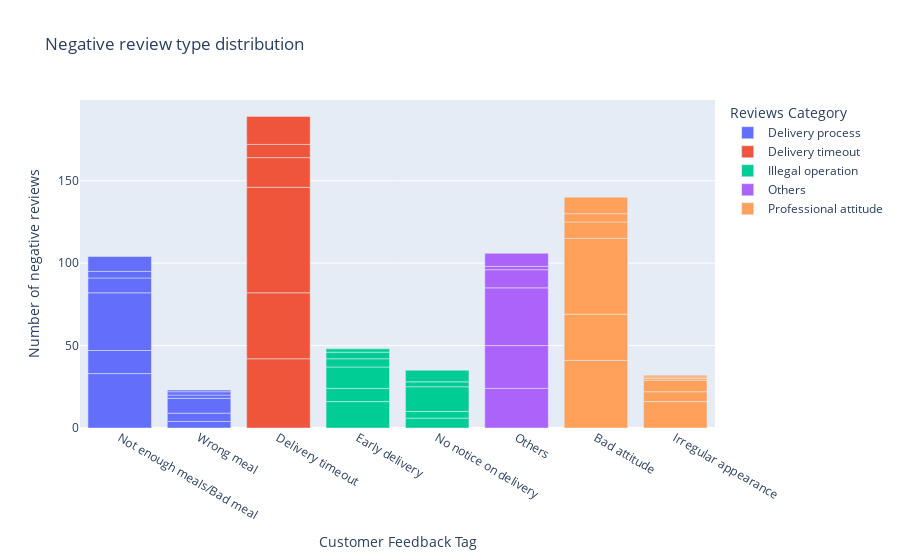

Source (notebook cell):
### Code cell
fig = px.bar(c, x="Customer Feedback Tag", y="Number of negative reviews", color="Reviews Category", title="Negative review type distribution")
fig.show()

### Figure 1 — Plotly figure (JSON) as saved in the notebook; plotly's stock layout.template omitted (floating-point values rounded to 4 significant figures)
{"data": [{"alignmentgroup": "True", "hovertemplate": "Reviews Category=Delivery process<br>Customer Feedback Tag=%{x}<br>Number of negative reviews=%{y}<extra></extra>", "legendgroup": "Delivery process", "marker": {"color": "#636efa"}, "name": "Delivery process", "offsetgroup": "Delivery process", "orientation": "v", "showlegend": true, "textposition": "auto", "type": "bar", "x": ["Not enough meals/Bad meal", "Wrong meal", "Not enough meals/Bad meal", "Wrong meal", "Not enough meals/Bad meal", "Wrong meal", "Not enough meals/Bad meal", "Wrong meal", "Not enough meals/Bad meal", "Wrong meal", "Not enough meals/Bad meal", "Wrong meal"], "xaxis": "x", "y": [33, 4, 14, 5, 35, 9, 9, 2, 4, 2, 9, 1], "yaxis": "y"}, {"alignmentgroup": "True", "hovertemplate": "Reviews Category=Delivery timeout<br>Customer Feedback Tag=%{x}<br>Number of negative reviews=%{y}<extra></extra>", "legendgroup": "Delivery timeout", "marker": {"color": "#EF553B"}, "name": "Delivery timeout", "offsetgroup": "Delivery timeout", "orientation": "v", "showlegend": true, "textposition": "auto", "type": "bar", "x": ["Delivery timeout", "Delivery timeout", "Delivery timeout", "Delivery timeout", "Delivery timeout", "Delivery timeout"], "xaxis": "x", "y": [42, 40, 64, 18, 8, 17], "yaxis": "y"}, {"alignmentgroup": "True", "hovertemplate": "Reviews Category=Illegal operation<br>Customer Feedback Tag=%{x}<br>Number of negative reviews=%{y}<extra></extra>", "legendgroup": "Illegal operation", "marker": {"color": "#00cc96"}, "name": "Illegal operation", "offsetgroup": "Illegal operation", "orientation": "v", "showlegend": true, "textposition": "auto", "type": "bar", "x": ["Early delivery", "No notice on delivery", "Early delivery", "No notice on delivery", "Early delivery", "No notice on delivery", "Early delivery", "No notice on delivery", "Early delivery", "No notice on delivery", "Early delivery"], "xaxis": "x", "y": [16, 6, 8, 4, 13, 15, 5, 3, 4, 7, 2], "yaxis": "y"}, {"alignmentgroup": "True", "hovertemplate": "Reviews Category=Others<br>Customer Feedback Tag=%{x}<br>Number of negative reviews=%{y}<extra></extra>", "legendgroup": "Others", "marker": {"color": "#ab63fa"}, "name": "Others", "offsetgroup": "Others", "orientation": "v", "showlegend": true, "textposition": "auto", "type": "bar", "x": ["Others", "Others", "Others", "Others", "Others", "Others"], "xaxis": "x", "y": [24, 26, 35, 11, 2, 8], "yaxis": "y"}, {"alignmentgroup": "True", "hovertemplate": "Reviews Category=Professional attitude<br>Customer Feedback Tag=%{x}<br>Number of negative reviews=%{y}<extra></extra>", "legendgroup": "Professional attitude", "marker": {"color": "#FFA15A"}, "name": "Professional attitude", "offsetgroup": "Professional attitude", "orientation": "v", "showlegend": true, "textposition": "auto", "type": "bar", "x": ["Bad attitude", "Irregular appearance", "Bad attitude", "Irregular appearance", "Bad attitude", "Irregular appearance", "Bad attitude", "Irregular appearance", "Bad attitude", "Irregular appearance", "Bad attitude", "Irregular appearance"], "xaxis": "x", "y": [41, 16, 28, 6, 46, 7, 10, 1, 5, 1, 10, 1], "yaxis": "y"}], "layout": {"barmode": "relative", "legend": {"title": {"text": "Reviews Category"}, "tracegroupgap": 0}, "title": {"text": "Negative review type distribution"}, "xaxis": {"anchor": "y", "domain": [0, 1], "title": {"text": "Customer Feedback Tag"}}, "yaxis": {"anchor": "x", "domain": [0, 1], "title": {"text": "Number of negative reviews"}}}}
